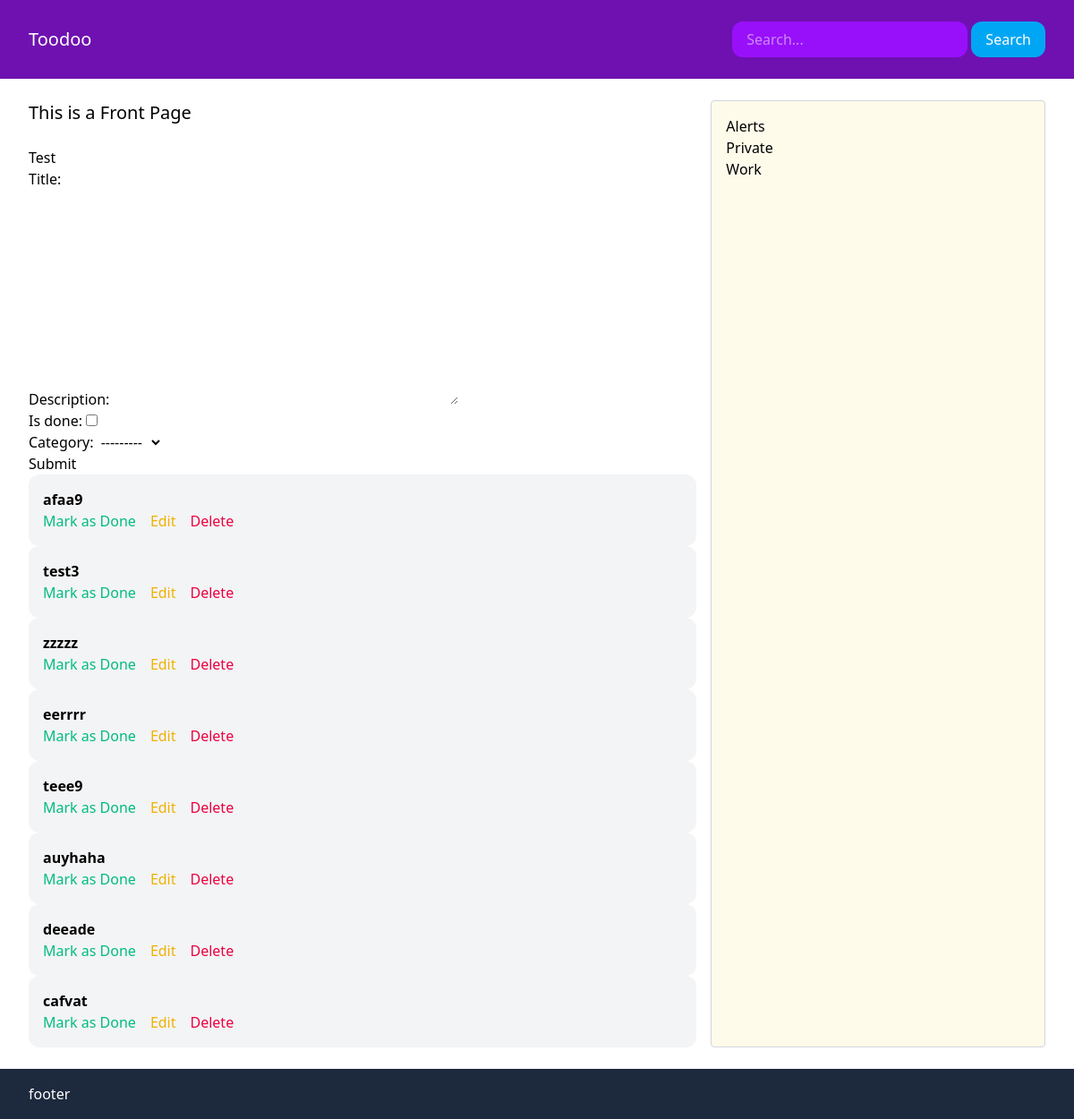
The page / on the database its author committed.
### category/models.py (models this page shows)
class Category(models.Model):
    title = models.CharField(max_length=255)
    class Meta:
        verbose_name_plural = 'Categories'
        ordering = ["title",]
    def __str__(self):
        return self.title

### task/models.py (models this page shows)
class Task(models.Model):
    category = models.ForeignKey(Category, related_name='tasks', on_delete=models.CASCADE)
    title = models.CharField(max_length=255)
    description = models.TextField(blank=True, null=True)
    is_done = models.BooleanField(default=False)

### task/views.py (the view)
# urls.py: path('', views.frontpage, name='frontpage'),
def frontpage(request):
    title= "This is a Front Page"
    tasks = Task.objects.filter(is_done=False)
    categories = Category.objects.all()
    if request.method == 'POST':
        form = TaskForm(request.POST)
        if form.is_valid():
            form.save()
            return redirect('frontpage')
    else:
        form = TaskForm()
    return render(request, 'task/frontpage.html', {'title': title, 'tasks': tasks, 'categories': categories, 'form': form})

### task/forms.py
class TaskForm(ModelForm):
    class Meta:
        model = Task
        fields = ('title', 'description', 'is_done', 'category',)

### task/templates/task/frontpage.html (shortened to what this page needs)
{% extends "task/base.html" %}
{% block content %}
<div class="frontpage flex space-x-4">
    <section class="w-2/3">
    <h1 class="text-xl mb-6">{{ title }}</h1>
    <h2>Test</h2>
    <form method="post", action=".">
        {{ form.as_p }}
        <button>Submit</button>
    </form>
    {% for task in tasks %}
        {% include 'task/partials/tasks.html' %}
    {% endfor %}
    </section>
    <sidebar class="w-1/3 bg-amber-50 border border-gray-300 rounded p-4">
        {% for category in categories %}
        <div>
        <p> <a href="{% url 'category_detail' category.id %}">{{ category.title }}</a> </p>
        </div>
        {% endfor %}
    </sidebar>
</div>
{% endblock %}

### task/templates/task/partials/tasks.html
 <div class="bg-gray-100 p-4 rounded-xl">
     <p class="font-bold">{{ task.title }}</p>
    <div class="flex space-x-4">
        <p>
            {% if task.is_done %}
                Completed
            {% else %}
                <a href="{% url 'mark_completed' task.pk %}" class="text-emerald-500">Mark as Done</a>
            {% endif %}
        </p>
        <p><a href="{% url 'edit_task' task.pk %}" class="text-yellow-500">Edit</a></p>
        <p>
            <a href="{% url 'delete_task' task.pk %}" class="text-rose-600">Delete</a>
        </p>
    </div>
 </div>

### rows shown on the page
Category: title "Alerts"
Task: title "afaa9", is_done "Mark as Done"
Task: title "test3", is_done "Mark as Done"
Task: title "zzzzz", is_done "Mark as Done"
Task: title "eerrrr", is_done "Mark as Done"
Task: title "teee9", is_done "Mark as Done"
Task: title "auyhaha", is_done "Mark as Done"
Task: title "deeade", is_done "Mark as Done"
Task: title "cafvat", is_done "Mark as Done"
Category: title "Private"
Category: title "Work"

### other values the page prints
{{ title }} "This is a Front Page"
